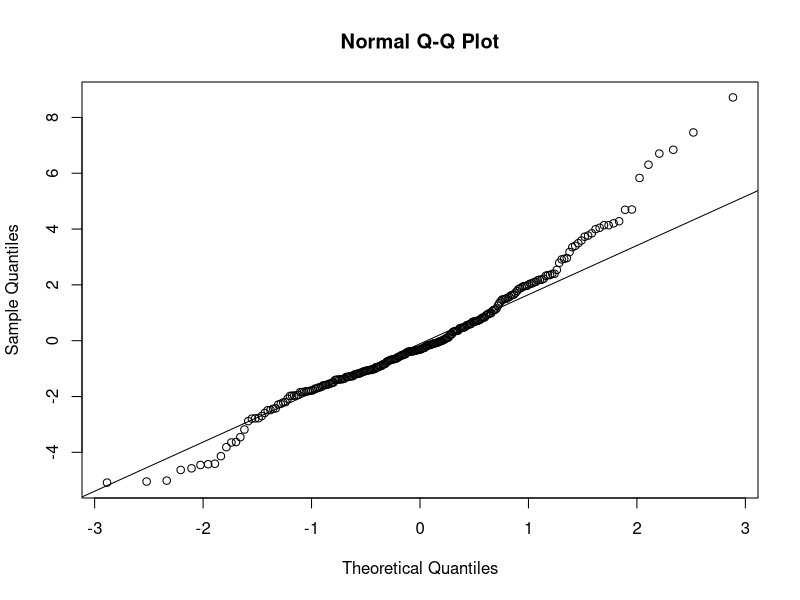
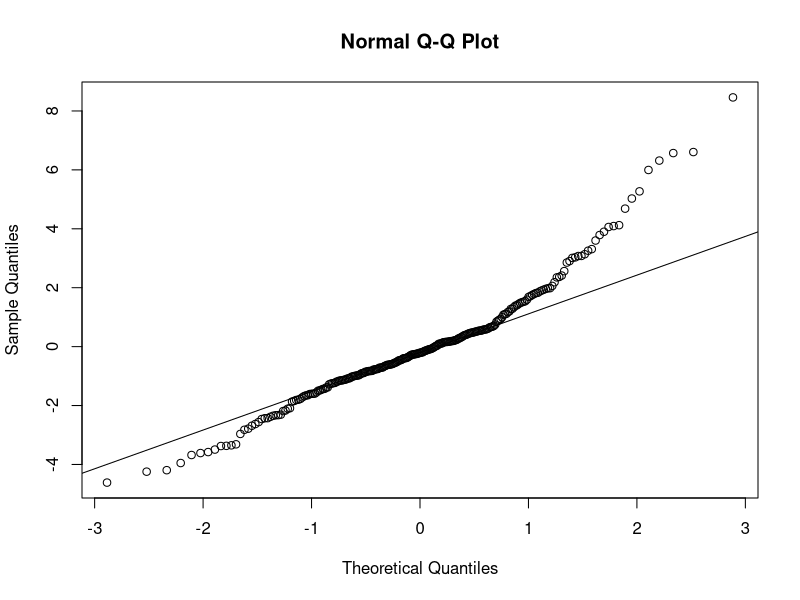

These charts were generated, in order, by the following R code:
#########################################################
### Part 1 - Camouflage in the field ####################
#########################################################

library(lme4)
library(lmerTest)
library(lsmeans)

jnd_field_goby<-read.csv("jnd_field_goby.csv",header=T)
jnd_field_pollack<-read.csv("jnd_field_pollack.csv",header=T)

# defining all factors
jnd_field_goby$seaweed<-factor(jnd_field_goby$seaweed,levels=c("lettuce","dulse"))
jnd_field_goby$morph<-factor(jnd_field_goby$morph,levels=c("G","R"))
jnd_field_goby$ID<-as.factor(jnd_field_goby$ID)

jnd_field_pollack$seaweed<-factor(jnd_field_pollack$seaweed,levels=c("lettuce","dulse"))
jnd_field_pollack$morph<-factor(jnd_field_pollack$morph,levels=c("G","R"))
jnd_field_pollack$ID<-as.factor(jnd_field_pollack$ID)

## analysing prawn JNDs - Goby vision ##
# defining the first model: morph and seaweed as fixed factor and interacting
# and prawn ID as a random factor
model_goby_1<-lmer(jnd~morph*seaweed + (1|ID),data=jnd_field_goby)
summary(model_goby_1)
# testing whether the interaction between morph and seaweed is important
model_goby_2<-lmer(jnd~morph+seaweed+(1|ID),data=jnd_field_goby)
summary(model_goby_2)
# comparing the two models
anova(model_goby_2,model_goby_1)
# interaction is important - we need to keep it in the model
# model 1 is the best
anova(model_goby_1)
# testing model assumptions - residual analysis
qqnorm(resid(model_goby_1))
qqline(resid(model_goby_1))
# a posteriori Tukey test - comparing JND values between seaweeds
# within each prawn colour form
jnd_goby_tukey<-lsmeans(model_goby_1, ~ seaweed|morph)
pairs(jnd_goby_tukey)

## analysing prawn JNDs - Pollack vision ##
# the analysis below are the same than those for goby vision
model_pollack_1<-lmer(jnd~morph*seaweed + (1|ID),data=jnd_field_pollack)
summary(model_pollack_1)
model_pollack_2<-lmer(jnd~morph+seaweed+(1|ID),data=jnd_field_pollack)
summary(model_pollack_2)

anova(model_pollack_2,model_pollack_1)
anova(model_pollack_1)

qqnorm(resid(model_pollack_1))
qqline(resid(model_pollack_1))

jnd_pollack_tukey<-lsmeans(model_pollack_1, ~ seaweed|morph)
pairs(jnd_pollack_tukey)
